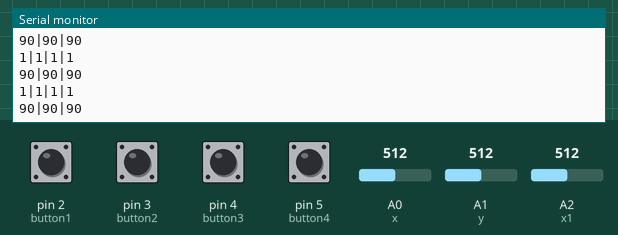
A sketch run on a simulated Arduino Uno, built with avr-gcc and run on an emulated ATmega328P. Shown: the last lines printed to the serial monitor. The inputs (shaded band) are chosen by the test bench; at power-on: pin 2 (button1), pin 3 (button2), pin 4 (button3), pin 5 (button4) HIGH, A0 (x) = 512, A1 (y) = 512, A2 (x1) = 512.

Above: at 1.3 s.
1.4 s: A0 (x) set to 716
At 1.82 s:
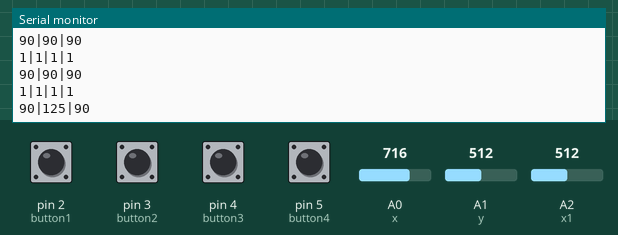
2.9 s: A1 (y) set to 716
At 3.32 s:
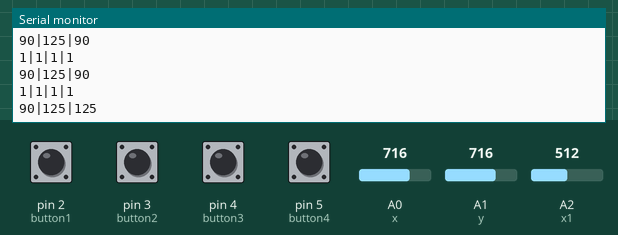
4.4 s: A2 (x1) set to 716
At 4.83 s:
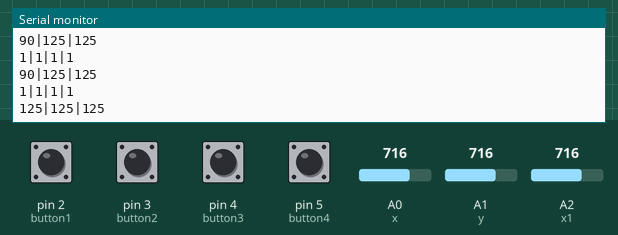

The sketch:

5.Button_JoyStick.ino
```cpp
int button1 = 2;
int button2 = 3;
int button3 = 4;
int button4 = 5;

int x = A0, y = A1, x1 = A2;
int nilaiX, nilaiY, nilaiX1;

int nilaibt1, nilaibt2, nilaibt3, nilaibt4;

void setup() {
  Serial.begin(9600);
  pinMode(button1, INPUT_PULLUP);
  pinMode(button2, INPUT_PULLUP);
  pinMode(button3, INPUT_PULLUP);
  pinMode(button4, INPUT_PULLUP);

  pinMode(x1, INPUT_PULLUP);
  pinMode(x, INPUT_PULLUP);
  pinMode(y, INPUT_PULLUP);
}

void loop() {
  nilaibt1 = digitalRead(button1);
  nilaibt2 = digitalRead(button2);
  nilaibt3 = digitalRead(button3);
  nilaibt4 = digitalRead(button4);

  nilaiX1 = map(analogRead(x1),0,1023,0,180);
  nilaiX = map(analogRead(x),0,1023,0,180);
  nilaiY = map(analogRead(y),0,1023,0,180);

String bt = String (nilaibt1) + "|" + String (nilaibt2) + "|" + String (nilaibt3) + "|" + String (nilaibt4);
String js = String (nilaiX1) + "|" + String (nilaiX) + "|" + String (nilaiY);

  Serial.println(bt);
  Serial.println(js);
  delay(500);
}
```

Measured:
- after the input at 1.4 s, the serial monitor: prints a new line after 0.12 s (image 1)
- after the input at 2.9 s, the serial monitor: prints a new line after 0.12 s (image 2)
- after the input at 4.4 s, the serial monitor: prints a new line after 0.12 s (image 3)
